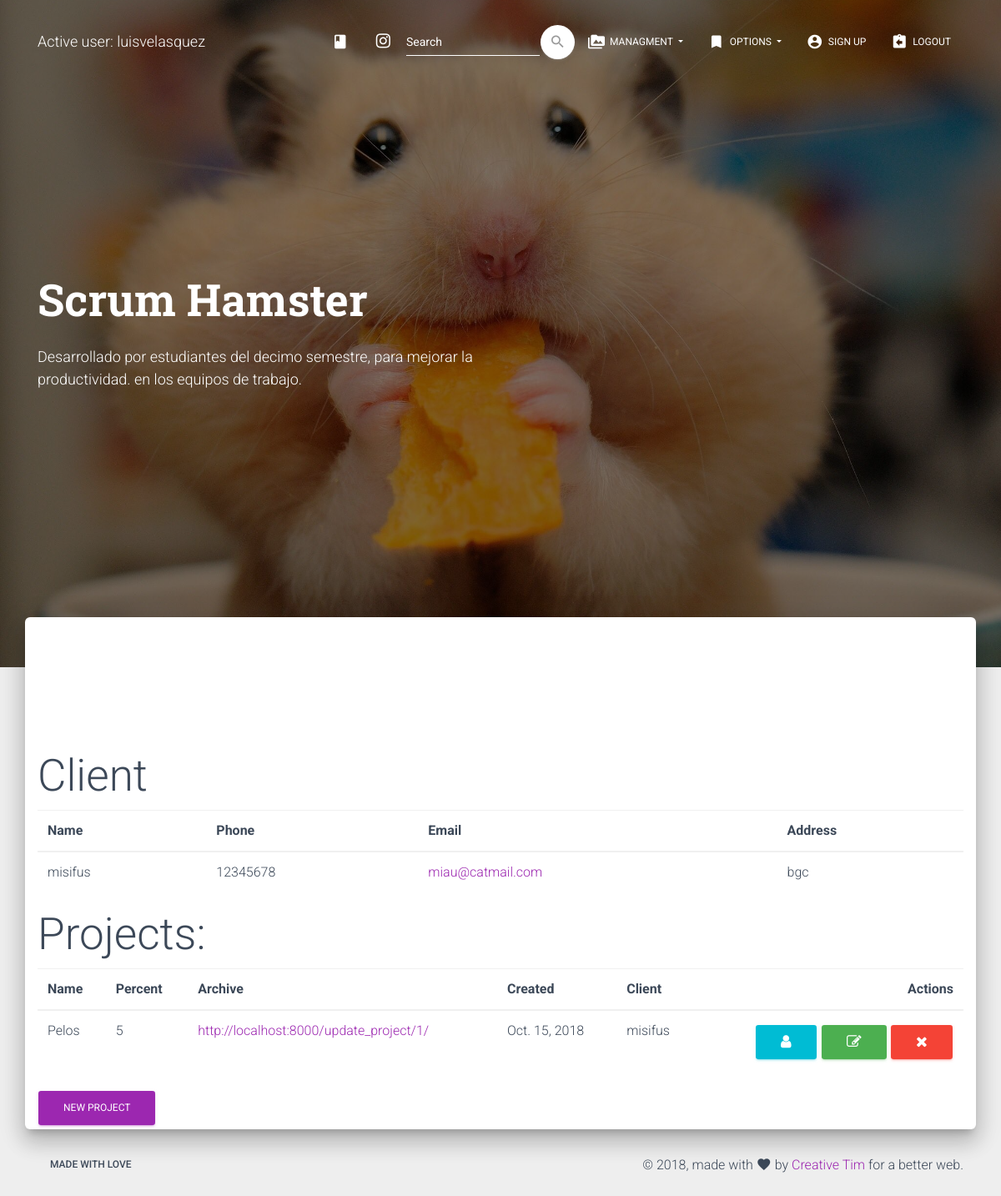
/client_projects/1/ (signed in), run on the app's committed database.
### modules/models.py (models this page shows, shortened)
class client(models.Model):
    name = models.CharField(max_length = 75)
    telephone = models.CharField(max_length = 25)
    email = models.EmailField()
    address = models.CharField(max_length = 150)
    def __str__(self):
        return '%s' % (self.name)

class project(models.Model):
    name = models.CharField(max_length = 75)
    percent = models.PositiveSmallIntegerField()
    created_at = models.DateField(auto_now_add = True)
    file = models.URLField(blank = True)
    client_id = models.ForeignKey(client, on_delete = models.CASCADE)

### modules/views.py (the view)
# urls.py: path('client_projects/<int:id>/', client_projects, name = 'client_projects'),
@login_required
def client_projects(request, id):
    data_ = client.objects.get(id = id)
    data = project.objects.filter(client_id = id)
    return render(request, 'client/client_projects.html', {'data_': data_,'data': data})

### modules/templates/client/client_projects.html
{% extends 'base.html' %}
{% block content %}
<h1>Client</h1>
<table class="table">
  <thead>
    <tr>
            <th>Name</th>
            <th>Phone</th>
            <th>Email</th>
            <th>Address</th>
    </tr>
<tbody>
  <tr>
    <td>{{ data_.name }}</td>
    <td>{{ data_.telephone }} </td>
    <td><a href="mailto:{{ data_.email }}">{{ data_.email }}</a></td>
    <td>{{ data_.address }}</td>
</tr>
 </tbody>
</thead>
</table>
<h1>Projects: </h1>
<table class="table">
   <thead>
    <tr>
            <th>Name</th>
            <th>Percent</th>
            <th>Archive</th>
            <th>Created</th>
            <th>Client</th>
            <th class="text-right">Actions</th>
    </tr>
</thead>
  {% for i in data %}
  <thead>
	<tr>
		<td>{{ i.name }}</td>
		<td>{{ i.percent }}</td>
		<td><a href="{{ i.file }}">{{ i.file }}</a></td>
		<td>{{ i.created_at }}</td>
		<td>{{ i.client_id }}</td>
		<td class="td-actions text-right">
                <a href="{% url 'view_project' i.id %}" rael="tooltip" title="View Project" class="btn btn-info btn-simple btn-xs">
                    <i class="fa fa-user"></i>
                </a>
                <a href="{% url 'update_project' i.id %}" rel="tooltip" title="Edit Project" class="btn btn-success btn-simple btn-xs">
                    <i class="fa fa-edit"></i>
                </a>
                <a href="{% url 'delete_project' i.id %}" rel="tooltip" title="Remove" class="btn btn-danger btn-simple btn-xs">
                    <i class="fa fa-times"></i>
                </a>
            </td>
{% endfor %}
</table>
<a href="{% url 'create_project' %}" class="btn btn-primary btn-raised ">New project</a>
{% endblock %}

### modules/templates/base.html (shortened to what this page needs)
<!DOCTYPE html>
<html lang="en">
{% load static %}
<head>
  <link rel="stylesheet" href="https://maxcdn.bootstrapcdn.com/font-awesome/latest/css/font-awesome.min.css">
  <link href="{% static 'css/material-kit.css' %}" rel="stylesheet" />
  <link href="{% static 'demo/demo.css' %}" rel="stylesheet" />
</head>
<body class="landing-page sidebar-collapse">
  <nav class="navbar navbar-transparent navbar-color-on-scroll fixed-top navbar-expand-lg" color-on-scroll="100" id="sectionsNav">
    <div class="container">
      <div class="navbar-translate">
        {% if user.is_active %}
        <a class="navbar-brand" href="{% url 'index' %}">
          Active user: {{ user.username }} </a>
          {% endif %}
      </div>
      <div class="collapse navbar-collapse">
        <ul class="navbar-nav ml-auto">
          <li class="nav-item">
            <a class="nav-link" rel="tooltip" title="" data-placement="bottom" href="https://www.instagram.com/luis17velasquez/?hl=en" target="_blank" data-original-title="opent the CRM">
              <i class="material-icons">class</i>
            </a>
          </li>
          <li class="nav-item">
            <a class="nav-link" rel="tooltip" title="" data-placement="bottom" href="https://www.instagram.com/luis17velasquez/?hl=en" target="_blank" data-original-title="Follow us on Instagram">
              <i class="fa fa-instagram"></i>
            </a>
          </li>
          <li>
          <form class="form-inline ml-auto" method="POST" action ="{% url 'buscar_cliente' %}">{% csrf_token %}
              <div class="form-group has-white">
                <input type="text" class="form-control" placeholder="Search" name="buscalo">
              </div>
              <button type="submit" class="btn btn-white btn-just-icon btn-round">
                  <i class="material-icons">search</i>
              </button>
          </form>
          </li>
          {% if user.is_active %}
          <li class="dropdown nav-item">
            <a href="#" class="dropdown-toggle nav-link" data-toggle="dropdown">
              <i class="material-icons">perm_media</i> Managment
            </a>
          </li>
          <li class="dropdown nav-item">
            <a href="#" class="dropdown-toggle nav-link" data-toggle="dropdown">
              <i class="material-icons">bookmark</i> Options
            </a>
          </li>
          {% endif %}
           {% if user.is_active %}
           <li class="nav-item">
            <a class="nav-link" href="{% url 'signup' %}" onclick="scrollToDownload()">
              <i class="material-icons">account_circle</i> Sign up
            </a>
          </li>
          <li class="nav-item">
            <a class="nav-link" href="{% url 'logout' %}" onclick="scrollToDownload()">
              <i class="material-icons">assignment_return</i> Logout
            </a>
          </li>
          {% endif %}
        </ul>
      </div>
    </div>
  </nav>
  <div class="page-header header-filter" data-parallax="true" style="background-image: url('{% static 'img/profile_city.jpg' %}')">
    <div class="container">
      <div class="row">
        <div class="col-md-6">
          <h1 class="title">Scrum Hamster</h1>
          <h4>Desarrollado por estudiantes del decimo semestre, para mejorar la productividad. en los equipos de trabajo.</h4>
          <br>
        </div>
      </div>
    </div>
  </div>
  <div class="main main-raised">
    <div class="container">
      <div class="section text-center">
      </div>
      {% block content %}
      {% endblock %}
    </div>
  </div>
  <footer class="footer footer-default">
    <div class="container">
      <nav class="float-left">
        <ul>
          <li>
            <a href="#">
              made with love
            </a>
          </li>
        </ul>
      </nav>
      <div class="copyright float-right">
        &copy;
        , made with <i class="material-icons">favorite</i> by
        <a href="https://www.creative-tim.com" target="_blank">Creative Tim</a> for a better web.
      </div>
    </div>
  </footer>
</body>
</html>

### modules/static/demo/demo.css (style rules this page uses)
.title { margin-top: 30px; min-height: 32px; }

### data on the page
client: name "misifus", telephone "12345678", email "miau@catmail.com", address "bgc"
project: name "Pelos", percent "5", file "http://localhost:8000/update_project/1/", created_at "Oct. 15, 2018", client_id "misifus"

### other printed values
{{ user.username }} "luisvelasquez"
